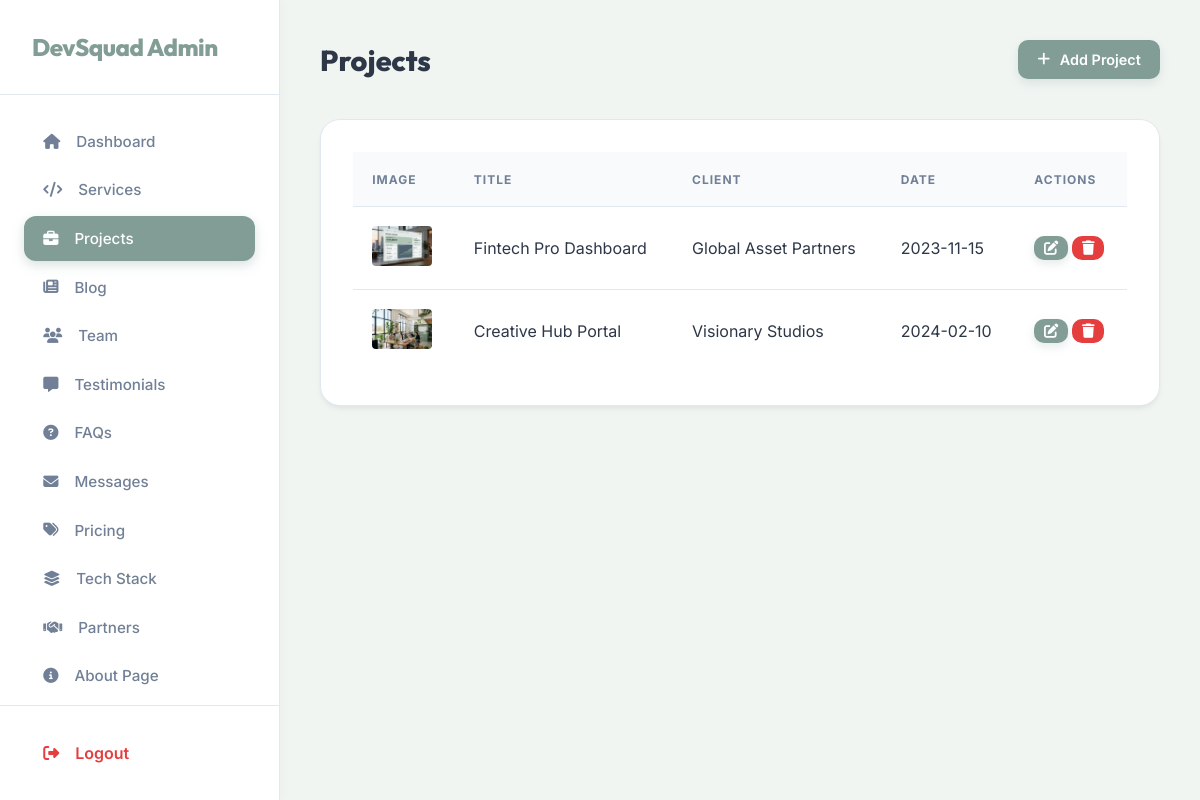
Screenshot of /custom-admin/projects/ (signed in) with the database file from the repository.
### service/models.py (models this page shows, shortened)
class Project(models.Model):
    title = models.CharField(max_length=200)
    service = models.ForeignKey(Service, on_delete=models.SET_NULL, null=True, blank=True, related_name='projects')
    description = models.TextField()
    image = models.ImageField(upload_to='projects/')
    client = models.CharField(max_length=100, blank=True)
    live_url = models.URLField(blank=True, help_text="Link to the live project")
    completed_date = models.DateField(blank=True, null=True)
    created_at = models.DateTimeField(auto_now_add=True)

### service/views.py (the view)
# urls.py: path('custom-admin/projects/', views.dashboard_projects, name='dashboard_projects'),
@staff_member_required
def dashboard_projects(request):
    projects = Project.objects.all()
    return render(request, 'dashboard/project_list.html', {'projects': projects})

### service/templates/dashboard/project_list.html
{% extends 'dashboard/base.html' %}
{% block content %}
<div class="header">
    <h1>Projects</h1>
    <a href="{% url 'dashboard_project_create' %}" class="btn btn-primary"><i class="fas fa-plus"></i> Add Project</a>
</div>
<div class="card">
    <table>
        <thead>
            <tr>
                <th>Image</th>
                <th>Title</th>
                <th>Client</th>
                <th>Date</th>
                <th>Actions</th>
            </tr>
        </thead>
        <tbody>
            {% for project in projects %}
            <tr>
                <td>
                    <img src="{{ project.image.url }}" alt=""
                        style="width: 60px; height: 40px; border-radius: 4px; object-fit: cover;">
                </td>
                <td>{{ project.title }}</td>
                <td>{{ project.client }}</td>
                <td>{{ project.completed_date|date:"Y-m-d" }}</td>
                <td>
                    <a href="{% url 'dashboard_project_edit' project.id %}" class="btn btn-primary"
                        style="padding: 0.3rem 0.6rem;"><i class="fas fa-edit"></i></a>
                    <a href="{% url 'dashboard_project_delete' project.id %}" class="btn btn-danger"
                        style="padding: 0.3rem 0.6rem;" onclick="return confirm('Are you sure?')"><i
                            class="fas fa-trash"></i></a>
                </td>
            </tr>
            {% endfor %}
        </tbody>
    </table>
</div>
{% endblock %}

### service/templates/dashboard/base.html (style rules this page uses)
:root { --bg-color: #F0F5F2; --sidebar-bg: #FFFFFF; --text-color: #2D3748; --text-muted: #718096; --primary-color: #829D95; --secondary-color: #ADC2B5; --danger-color: #E53E3E; --success-color: #48BB78; --border-color: #E2E8F0; --shadow: 0 4px 6px -1px rgba(0, 0, 0, 0.05), 0 2px 4px -1px rgba(0, 0, 0, 0.03); }
* { margin: 0; padding: 0; box-sizing: border-box; font-family: 'Inter', sans-serif; }
body { background-color: var(--bg-color); color: var(--text-color); display: flex; height: 100vh; overflow: hidden; }
h1, h2, h3, h4, .brand { font-family: 'Outfit', sans-serif; }
.header { display: flex; justify-content: space-between; align-items: center; margin-bottom: 2.5rem; }
.header h1 { font-size: 1.8rem; font-weight: 800; color: var(--text-color); }
.card { background: white; border: 1px solid var(--border-color); border-radius: 20px; padding: 2rem; margin-bottom: 2rem; box-shadow: var(--shadow); }
.btn { padding: 0.7rem 1.2rem; border-radius: 10px; text-decoration: none; cursor: pointer; border: none; font-size: 0.9rem; font-weight: 600; display: inline-flex; align-items: center; gap: 0.6rem; transition: all 0.2s; }
.btn-primary { background: var(--primary-color); color: white; box-shadow: 0 4px 10px rgba(130, 157, 149, 0.2); }
.btn-danger { background: var(--danger-color); color: white; }
table { width: 100%; border-collapse: separate; border-spacing: 0; }
th, td { text-align: left; padding: 1.2rem; border-bottom: 1px solid var(--border-color); }
th { color: var(--text-muted); font-weight: 700; text-transform: uppercase; font-size: 0.75rem; letter-spacing: 1px; background: #F8FAFC; }
tr:last-child td { border-bottom: none; }

### rows the page displays
Project: image (picture), title "Fintech Pro Dashboard", client "Global Asset Partners", completed_date "2023-11-15"
Project: image (picture), title "Creative Hub Portal", client "Visionary Studios", completed_date "2024-02-10"
